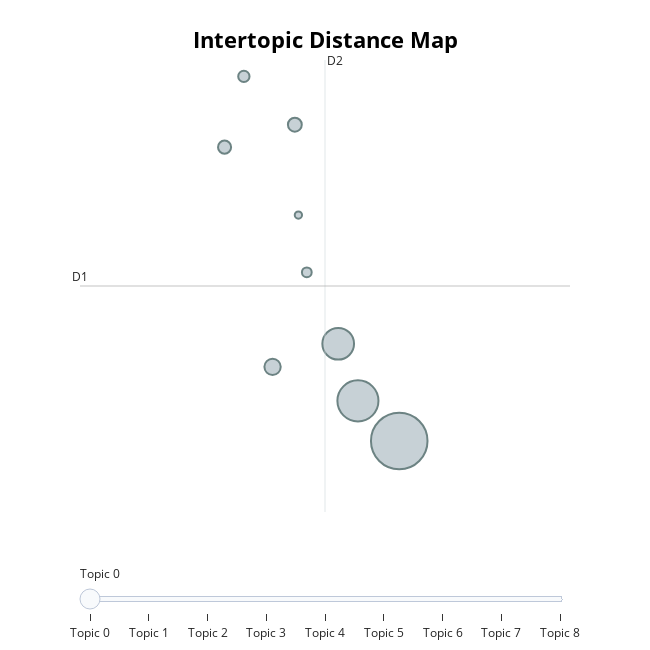

Notebook code cell kept with this figure:
### Code cell
topic_dadv_model.visualize_topics()

### Figure 1 — Plotly figure (JSON) as saved in the notebook; plotly's stock layout.template omitted (floating-point values rounded to 4 significant figures)
{"data": [{"customdata": [[0, "사람 | 회사 | 업무 | 연봉 | 직원", 599], [1, "회사 | 사람 | 업무 | 연봉 | 직원", 316], [2, "사람 | 회사 | 업무 | 직원 | 연봉", 188], [3, "업무 | 연봉 | 사람 | 회사 | 직원", 50], [4, "사람 | 회사 | 연봉 | 직원 | 업무", 36], [5, "회사 | 체계 | 업무 | 수당 | 복지", 32], [6, "사람 | 회사 | 연봉 | 업무 | 복지", 24], [7, "업무 | 회사 | 사람 | 복지 | 체계", 18], [8, "시간 | 업무 | 야근 | 사람 | 경우", 10]], "hovertemplate": "<b>Topic %{customdata[0]}</b><br>%{customdata[1]}<br>Size: %{customdata[2]}", "legendgroup": "", "marker": {"color": "#B0BEC5", "line": {"color": "DarkSlateGrey", "width": 2}, "size": [599, 316, 188, 50, 36, 32, 24, 18, 10], "sizemode": "area", "sizeref": 0.3744, "symbol": "circle"}, "mode": "markers", "name": "", "orientation": "v", "showlegend": false, "type": "scatter", "x": [10.5, 10.12, 9.935, 9.329, 9.535, 8.887, 9.065, 9.645, 9.568], "xaxis": "x", "y": [-5.122, -4.689, -4.071, -4.321, -1.703, -1.945, -1.18, -3.299, -2.68], "yaxis": "y"}], "layout": {"annotations": [{"showarrow": false, "text": "D1", "x": 7.554, "y": -3.447, "yshift": 10}, {"showarrow": false, "text": "D2", "x": 9.813, "xshift": 10, "y": -1.003}], "height": 650, "hoverlabel": {"bgcolor": "white", "font": {"family": "Rockwell", "size": 16}}, "legend": {"itemsizing": "constant", "tracegroupgap": 0}, "margin": {"t": 60}, "shapes": [{"line": {"color": "#CFD8DC", "width": 2}, "type": "line", "x0": 9.813, "x1": 9.813, "y0": -5.89, "y1": -1.003}, {"line": {"color": "#9E9E9E", "width": 2}, "type": "line", "x0": 7.554, "x1": 12.07, "y0": -3.447, "y1": -3.447}], "sliders": [{"active": 0, "pad": {"t": 50}, "steps": [{"args": [{"marker.color": [["red", "#B0BEC5", "#B0BEC5", "#B0BEC5", "#B0BEC5", "#B0BEC5", "#B0BEC5", "#B0BEC5", "#B0BEC5"]]}], "label": "Topic 0", "method": "update"}, {"args": [{"marker.color": [["#B0BEC5", "red", "#B0BEC5", "#B0BEC5", "#B0BEC5", "#B0BEC5", "#B0BEC5", "#B0BEC5", "#B0BEC5"]]}], "label": "Topic 1", "method": "update"}, {"args": [{"marker.color": [["#B0BEC5", "#B0BEC5", "red", "#B0BEC5", "#B0BEC5", "#B0BEC5", "#B0BEC5", "#B0BEC5", "#B0BEC5"]]}], "label": "Topic 2", "method": "update"}, {"args": [{"marker.color": [["#B0BEC5", "#B0BEC5", "#B0BEC5", "red", "#B0BEC5", "#B0BEC5", "#B0BEC5", "#B0BEC5", "#B0BEC5"]]}], "label": "Topic 3", "method": "update"}, {"args": [{"marker.color": [["#B0BEC5", "#B0BEC5", "#B0BEC5", "#B0BEC5", "red", "#B0BEC5", "#B0BEC5", "#B0BEC5", "#B0BEC5"]]}], "label": "Topic 4", "method": "update"}, {"args": [{"marker.color": [["#B0BEC5", "#B0BEC5", "#B0BEC5", "#B0BEC5", "#B0BEC5", "red", "#B0BEC5", "#B0BEC5", "#B0BEC5"]]}], "label": "Topic 5", "method": "update"}, {"args": [{"marker.color": [["#B0BEC5", "#B0BEC5", "#B0BEC5", "#B0BEC5", "#B0BEC5", "#B0BEC5", "red", "#B0BEC5", "#B0BEC5"]]}], "label": "Topic 6", "method": "update"}, {"args": [{"marker.color": [["#B0BEC5", "#B0BEC5", "#B0BEC5", "#B0BEC5", "#B0BEC5", "#B0BEC5", "#B0BEC5", "red", "#B0BEC5"]]}], "label": "Topic 7", "method": "update"}, {"args": [{"marker.color": [["#B0BEC5", "#B0BEC5", "#B0BEC5", "#B0BEC5", "#B0BEC5", "#B0BEC5", "#B0BEC5", "#B0BEC5", "red"]]}], "label": "Topic 8", "method": "update"}]}], "title": {"font": {"color": "Black", "size": 22}, "text": "<b>Intertopic Distance Map</b>", "x": 0.5, "xanchor": "center", "y": 0.95, "yanchor": "top"}, "width": 650, "xaxis": {"anchor": "y", "domain": [0, 1], "range": [7.554, 12.07], "title": {"text": ""}, "visible": false}, "yaxis": {"anchor": "x", "domain": [0, 1], "range": [-5.89, -1.003], "title": {"text": ""}, "visible": false}}}
